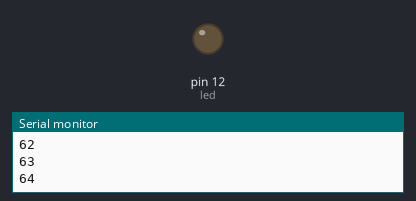
Bench run of a sketch on a simulated Arduino Uno, built with avr-gcc and run on an emulated ATmega328P. On the bench: output pins drawn as LEDs (lit = HIGH), the last lines printed to the serial monitor.

Above: at 15.8 s.
At 47.9 s:
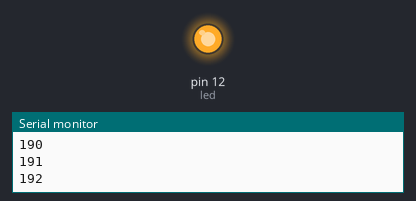
Timing chart, 0 to 83.3 s (numbered marks = the images above):
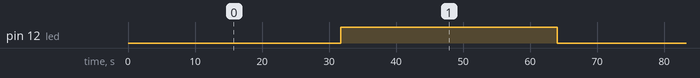

Measured:
- by itself, pin 12 (led): alternates HIGH for 32.3 s and LOW for 31.8 s

The sketch:

brightness.ino
```cpp
//brightness controll
//we are writing in analogally

int led=12;

void setup() {
  // put your setup code here, to run once:
  Serial.begin(9600);
 pinMode(led,OUTPUT);
}
int brightness=0;
void loop() {
  // put your main code here, to run repeatedly:

  brightness=brightness+1;

  Serial.println(brightness);
  analogWrite(led,brightness);
  delay(250);
  if(brightness > 255){
   brightness = 0;
  }
}
```
